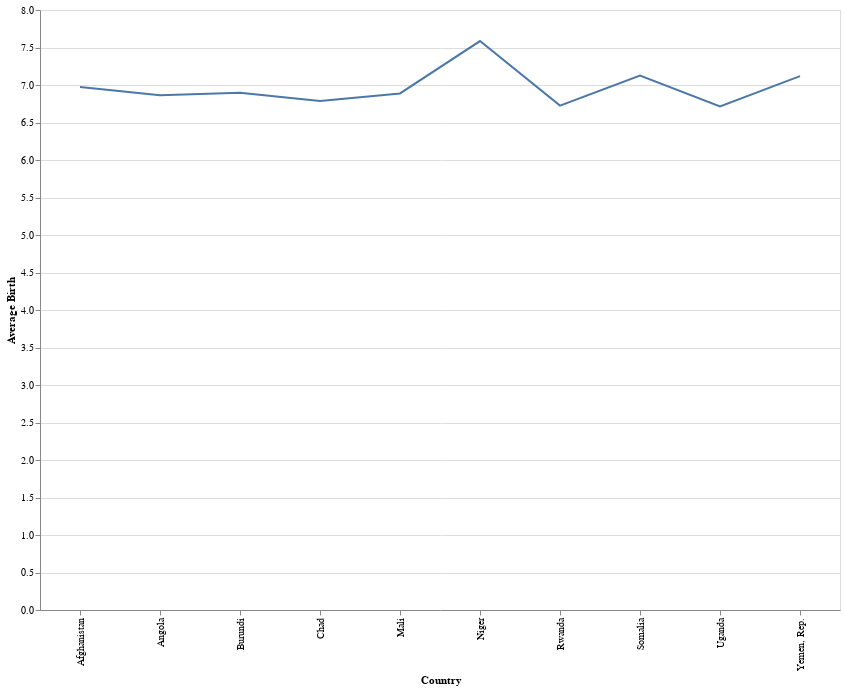

The notebook cell saved with this chart:
### Code cell
line = alt.Chart(Top_10_Birth_Country).mark_line().encode(
    x='Country',
    y='Average Birth'
)

band = alt.Chart(Top_10_Birth_Country).mark_errorband(extent='ci').encode(
    x='Country',
    y=alt.Y('Average Birth', title='Average Birth '),
)

(band + line).properties(height=600, width= 800)

### Figure 1 — Vega-Lite specification as saved in the notebook (floating-point values rounded to 4 significant figures)
{"config": {"view": {"continuousWidth": 400, "continuousHeight": 300}}, "layer": [{"mark": {"type": "errorband", "extent": "ci"}, "encoding": {"x": {"field": "Country", "type": "nominal"}, "y": {"field": "Average Birth", "title": "Average Birth ", "type": "quantitative"}}}, {"mark": "line", "encoding": {"x": {"field": "Country", "type": "nominal"}, "y": {"field": "Average Birth", "type": "quantitative"}}}], "data": {"name": "data-c3909d8319ea467607044058abfcb8c2"}, "height": 600, "width": 800, "$schema": "https://vega.github.io/schema/vega-lite/v4.17.0.json", "datasets": {"data-c3909d8319ea467607044058abfcb8c2": [{"Country": "Niger", "Code": "NER", "1960-69": 7.516, "1970-79": 7.669, "1980-89": 7.848, "1990-99": 7.73, "2000-09": 7.611, "2010-20": 7.142, "Average Birth": 7.586, "Change Over Time": -4.97}, {"Country": "Somalia", "Code": "SOM", "1960-69": 7.248, "1970-79": 7.065, "1980-89": 7.15, "1990-99": 7.592, "2000-09": 7.325, "2010-20": 6.368, "Average Birth": 7.125, "Change Over Time": -12.14}, {"Country": "Yemen, Rep.", "Code": "YEM", "1960-69": 8.11, "1970-79": 8.537, "1980-89": 8.799, "1990-99": 7.619, "2000-09": 5.528, "2010-20": 4.118, "Average Birth": 7.119, "Change Over Time": -49.22}, {"Country": "Afghanistan", "Code": "AFG", "1960-69": 7.45, "1970-79": 7.45, "1980-89": 7.456, "1990-99": 7.559, "2000-09": 6.901, "2010-20": 5.019, "Average Birth": 6.972, "Change Over Time": -32.63}, {"Country": "Burundi", "Code": "BDI", "1960-69": 7.115, "1970-79": 7.322, "1980-89": 7.421, "1990-99": 7.203, "2000-09": 6.615, "2010-20": 5.702, "Average Birth": 6.896, "Change Over Time": -19.86}, {"Country": "Mali", "Code": "MLI", "1960-69": 7.042, "1970-79": 7.149, "1980-89": 7.153, "1990-99": 7.062, "2000-09": 6.785, "2010-20": 6.135, "Average Birth": 6.888, "Change Over Time": -12.87}, {"Country": "Angola", "Code": "AGO", "1960-69": 7.066, "1970-79": 7.477, "1980-89": 7.43, "1990-99": 6.965, "2000-09": 6.467, "2010-20": 5.778, "Average Birth": 6.864, "Change Over Time": -18.22}, {"Country": "Chad", "Code": "TCD", "1960-69": 6.342, "1970-79": 6.744, "1980-89": 7.111, "1990-99": 7.391, "2000-09": 7.076, "2010-20": 6.059, "Average Birth": 6.787, "Change Over Time": -4.461}, {"Country": "Rwanda", "Code": "RWA", "1960-69": 8.199, "1970-79": 8.352, "1980-89": 8.112, "1990-99": 6.339, "2000-09": 5.165, "2010-20": 4.185, "Average Birth": 6.725, "Change Over Time": -48.97}, {"Country": "Uganda", "Code": "UGA", "1960-69": 7.074, "1970-79": 7.103, "1980-89": 7.101, "1990-99": 7.016, "2000-09": 6.595, "2010-20": 5.4, "Average Birth": 6.715, "Change Over Time": -23.67}]}}
